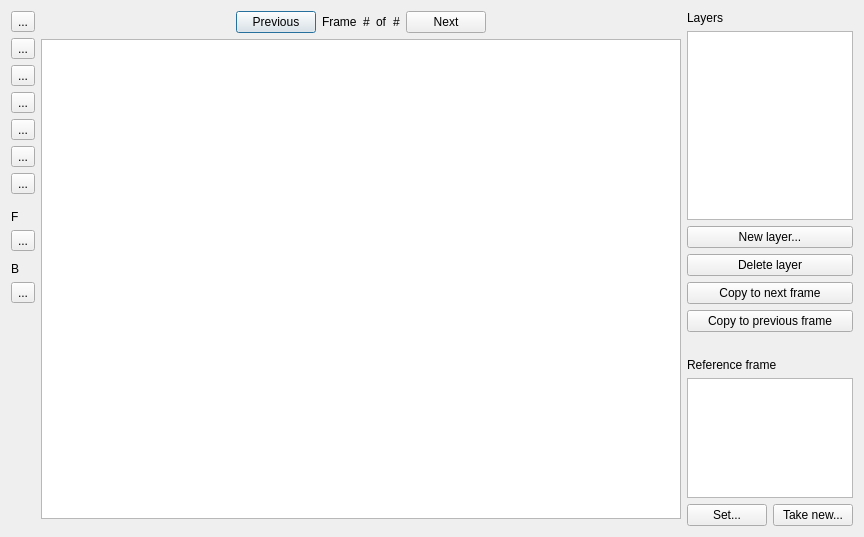
<?xml version="1.0" encoding="UTF-8"?>
<ui version="4.0">
 <class>FrameEditor</class>
 <widget class="QDialog" name="FrameEditor">
  <property name="geometry">
   <rect>
    <x>0</x>
    <y>0</y>
    <width>861</width>
    <height>537</height>
   </rect>
  </property>
  <property name="windowTitle">
   <string>Frame Editor</string>
  </property>
  <layout class="QHBoxLayout" name="horizontalLayout_2">
   <item>
    <layout class="QVBoxLayout" name="toolButtonLayout">
     <item>
      <widget class="QToolButton" name="moveToolButton">
       <property name="text">
        <string>...</string>
       </property>
      </widget>
     </item>
     <item>
      <widget class="QToolButton" name="pencilToolButton">
       <property name="text">
        <string>...</string>
       </property>
      </widget>
     </item>
     <item>
      <widget class="QToolButton" name="brushToolButton">
       <property name="text">
        <string>...</string>
       </property>
      </widget>
     </item>
     <item>
      <widget class="QToolButton" name="textToolButton">
       <property name="text">
        <string>...</string>
       </property>
      </widget>
     </item>
     <item>
      <widget class="QToolButton" name="rectangleToolButton">
       <property name="text">
        <string>...</string>
       </property>
      </widget>
     </item>
     <item>
      <widget class="QToolButton" name="elipseToolButton">
       <property name="text">
        <string>...</string>
       </property>
      </widget>
     </item>
     <item>
      <widget class="QToolButton" name="eraserToolButton">
       <property name="text">
        <string>...</string>
       </property>
      </widget>
     </item>
     <item>
      <spacer name="toolButtonToColorSpacer">
       <property name="orientation">
        <enum>Qt::Vertical</enum>
       </property>
       <property name="sizeType">
        <enum>QSizePolicy::Fixed</enum>
       </property>
       <property name="sizeHint" stdset="0">
        <size>
         <width>20</width>
         <height>10</height>
        </size>
       </property>
      </spacer>
     </item>
     <item>
      <widget class="QLabel" name="foregroundColorLabel">
       <property name="text">
        <string>F</string>
       </property>
      </widget>
     </item>
     <item>
      <widget class="QToolButton" name="foregroundColorToolButton">
       <property name="text">
        <string>...</string>
       </property>
      </widget>
     </item>
     <item>
      <spacer name="intraColorSpacer">
       <property name="orientation">
        <enum>Qt::Vertical</enum>
       </property>
       <property name="sizeType">
        <enum>QSizePolicy::Fixed</enum>
       </property>
       <property name="sizeHint" stdset="0">
        <size>
         <width>20</width>
         <height>5</height>
        </size>
       </property>
      </spacer>
     </item>
     <item>
      <widget class="QLabel" name="backgroundColorLabel">
       <property name="text">
        <string>B</string>
       </property>
      </widget>
     </item>
     <item>
      <widget class="QToolButton" name="backgroundColorToolButton">
       <property name="text">
        <string>...</string>
       </property>
      </widget>
     </item>
     <item>
      <spacer name="lowerToolbarSpacer">
       <property name="orientation">
        <enum>Qt::Vertical</enum>
       </property>
       <property name="sizeHint" stdset="0">
        <size>
         <width>20</width>
         <height>40</height>
        </size>
       </property>
      </spacer>
     </item>
    </layout>
   </item>
   <item>
    <layout class="QVBoxLayout" name="verticalLayout_3">
     <item>
      <layout class="QHBoxLayout" name="horizontalLayout">
       <item>
        <spacer name="horizontalSpacer">
         <property name="orientation">
          <enum>Qt::Horizontal</enum>
         </property>
         <property name="sizeHint" stdset="0">
          <size>
           <width>40</width>
           <height>20</height>
          </size>
         </property>
        </spacer>
       </item>
       <item>
        <widget class="QPushButton" name="previousFrameButton">
         <property name="text">
          <string>Previous</string>
         </property>
        </widget>
       </item>
       <item>
        <widget class="QLabel" name="frameLabel">
         <property name="text">
          <string>Frame</string>
         </property>
        </widget>
       </item>
       <item>
        <widget class="QLabel" name="frameNumberLabel">
         <property name="text">
          <string>#</string>
         </property>
        </widget>
       </item>
       <item>
        <widget class="QLabel" name="frameOfLabel">
         <property name="text">
          <string>of</string>
         </property>
        </widget>
       </item>
       <item>
        <widget class="QLabel" name="frameNumberOfLabel">
         <property name="text">
          <string>#</string>
         </property>
        </widget>
       </item>
       <item>
        <widget class="QPushButton" name="nextFrameButton">
         <property name="text">
          <string>Next</string>
         </property>
        </widget>
       </item>
       <item>
        <spacer name="horizontalSpacer_2">
         <property name="orientation">
          <enum>Qt::Horizontal</enum>
         </property>
         <property name="sizeHint" stdset="0">
          <size>
           <width>40</width>
           <height>20</height>
          </size>
         </property>
        </spacer>
       </item>
      </layout>
     </item>
     <item>
      <widget class="QGraphicsView" name="graphicsView">
       <property name="sizePolicy">
        <sizepolicy hsizetype="Fixed" vsizetype="Fixed">
         <horstretch>0</horstretch>
         <verstretch>0</verstretch>
        </sizepolicy>
       </property>
       <property name="minimumSize">
        <size>
         <width>640</width>
         <height>480</height>
        </size>
       </property>
      </widget>
     </item>
     <item>
      <spacer name="verticalSpacer">
       <property name="orientation">
        <enum>Qt::Vertical</enum>
       </property>
       <property name="sizeHint" stdset="0">
        <size>
         <width>20</width>
         <height>40</height>
        </size>
       </property>
      </spacer>
     </item>
    </layout>
   </item>
   <item>
    <layout class="QVBoxLayout" name="sidebarLayout">
     <item>
      <widget class="QLabel" name="layersLabel">
       <property name="text">
        <string>Layers</string>
       </property>
      </widget>
     </item>
     <item>
      <widget class="QListWidget" name="layersListWidget">
       <property name="dragEnabled">
        <bool>true</bool>
       </property>
       <property name="dragDropMode">
        <enum>QAbstractItemView::InternalMove</enum>
       </property>
       <property name="defaultDropAction">
        <enum>Qt::MoveAction</enum>
       </property>
       <property name="selectionMode">
        <enum>QAbstractItemView::MultiSelection</enum>
       </property>
       <property name="selectionBehavior">
        <enum>QAbstractItemView::SelectRows</enum>
       </property>
       <property name="viewMode">
        <enum>QListView::IconMode</enum>
       </property>
      </widget>
     </item>
     <item>
      <widget class="QPushButton" name="newLayerButton">
       <property name="text">
        <string>New layer...</string>
       </property>
      </widget>
     </item>
     <item>
      <widget class="QPushButton" name="deleteLayerButton">
       <property name="text">
        <string>Delete layer</string>
       </property>
      </widget>
     </item>
     <item>
      <widget class="QPushButton" name="copyToNextFrameButton">
       <property name="text">
        <string>Copy to next frame</string>
       </property>
      </widget>
     </item>
     <item>
      <widget class="QPushButton" name="copyToPreviousFrameButton">
       <property name="text">
        <string>Copy to previous frame</string>
       </property>
      </widget>
     </item>
     <item>
      <spacer name="verticalSpacer_3">
       <property name="orientation">
        <enum>Qt::Vertical</enum>
       </property>
       <property name="sizeType">
        <enum>QSizePolicy::Fixed</enum>
       </property>
       <property name="sizeHint" stdset="0">
        <size>
         <width>20</width>
         <height>20</height>
        </size>
       </property>
      </spacer>
     </item>
     <item>
      <widget class="QLabel" name="referenceFrameLabel">
       <property name="text">
        <string>Reference frame</string>
       </property>
      </widget>
     </item>
     <item>
      <widget class="QGraphicsView" name="referenceFrameGraphicView">
       <property name="sizePolicy">
        <sizepolicy hsizetype="Preferred" vsizetype="Fixed">
         <horstretch>0</horstretch>
         <verstretch>0</verstretch>
        </sizepolicy>
       </property>
       <property name="minimumSize">
        <size>
         <width>160</width>
         <height>120</height>
        </size>
       </property>
       <property name="maximumSize">
        <size>
         <width>16777215</width>
         <height>120</height>
        </size>
       </property>
       <property name="baseSize">
        <size>
         <width>0</width>
         <height>120</height>
        </size>
       </property>
      </widget>
     </item>
     <item>
      <layout class="QHBoxLayout" name="referenceFrameButtonLayou">
       <item>
        <widget class="QPushButton" name="setReferenceFrameButton">
         <property name="text">
          <string>Set...</string>
         </property>
        </widget>
       </item>
       <item>
        <widget class="QPushButton" name="takeNewReferenceFrameButton">
         <property name="text">
          <string>Take new...</string>
         </property>
        </widget>
       </item>
      </layout>
     </item>
    </layout>
   </item>
  </layout>
 </widget>
 <resources/>
 <connections/>
</ui>
